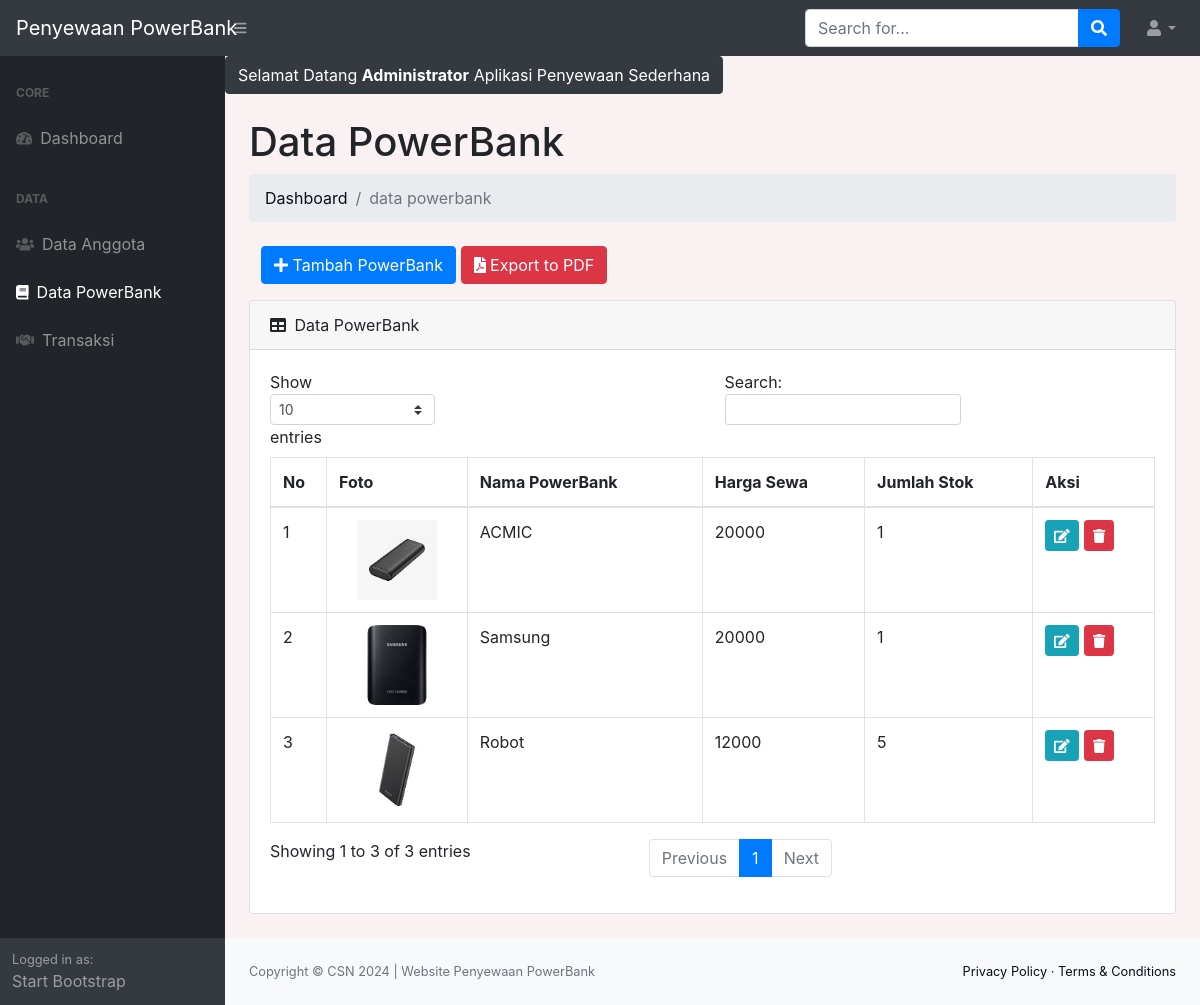
/index.php?p=powerbank (signed in), run on the app's committed database.
### tables this page shows
CREATE TABLE `tb_powerbank` (
  `id_barang` int(11) NOT NULL,
  `foto` varchar(500) NOT NULL,
  `nama` varchar(200) NOT NULL,
  `harga` varchar(100) NOT NULL,
  `jumlah_stok` int(3) NOT NULL
);

### powerbank.php (the view)
<?php
$ambilPowerbank = $conn->query("SELECT * FROM tb_powerbank ORDER BY id_barang DESC") or die(mysqli_error($conn));
?>
<h1 class="mt-4">Data PowerBank</h1>
<ol class="breadcrumb mb-4">
    <li class="breadcrumb-item"><a href="index.php">Dashboard</a></li>
    <li class="breadcrumb-item active">data powerbank</li>
</ol>
<div class="col-md-6">
    <a href="?p=powerbank&aksi=tambah" class="btn btn-primary mb-3"><i class="fa fa-plus"></i> Tambah PowerBank</a>
    <a href="./laporan/laporan_powerbank_pdf.php" target="_blank" class="btn btn-danger mb-3"><i class="fa fa-file-pdf"></i>
    Export to PDF</a>
</div>
<div class="card mb-4">
    <div class="card-header">
        <i class="fas fa-table mr-1"></i>
        Data PowerBank
    </div>
    <div class="card-body">
        <div class="table-responsive">
            <table class="table table-bordered" id="dataTable" width="100%" cellspacing="0">
                <thead>
                    <tr>
                        <th>No</th>
                        <th>Foto</th>
                        <th>Nama PowerBank</th>
                        <th>Harga Sewa</th>
                        <th>Jumlah Stok</th>
                        <th>Aksi</th>
                    </tr>
                </thead>
                <tbody>
                    <?php
                    $no = 1;
                    while ($pecahPowerbank = $ambilPowerbank->fetch_assoc()) {
                    ?>
                    <tr>
                        <td><?= $no++; ?></td>
                        <td align="center"><img src="gambar/<?php echo $pecahPowerbank['foto'];?>" width="80" height="80"></td>
                        <td><?= $pecahPowerbank['nama']; ?></td>
                        <td><?= $pecahPowerbank['harga']; ?></td>
                        <td><?= $pecahPowerbank['jumlah_stok']; ?></td>
                        <td>
                            <a href="?p=powerbank&aksi=ubah&id=<?= $pecahPowerbank['id_barang']; ?>" class="btn btn-info btn-sm"><i class="fa fa-edit"></i></a>
                            <a href="?p=powerbank&aksi=hapus&id=<?= $pecahPowerbank['id_barang']; ?>" class="btn btn-danger btn-sm"><i class="fa fa-trash" onclick="return confirm('Yakin ?')"></i></a>
                        </td>
                    </tr>
                    <?php } ?>
                </tbody>
            </table>
        </div>
    </div>
</div>

### index.php (shortened to what this page needs)
<?php
require_once 'config/koneksi.php';
$page = @$_GET['p'];
$aksi = @$_GET['aksi'];
?>
<?php var_dump($_SESSION['login']);  ?>
<!DOCTYPE html>
<html lang="en">
    <head>
        <link href="css/styles.css" rel="stylesheet" />
    </head>
    <body>
        <nav class="sb-topnav navbar navbar-expand navbar-dark bg-dark">
            <a class="navbar-brand" href="index.php">Penyewaan PowerBank</a>
            <button class="btn btn-link btn-sm order-1 order-lg-0" id="sidebarToggle" href="#"><i class="fas fa-bars"></i></button>
            <form class="d-none d-md-inline-block form-inline ml-auto mr-0 mr-md-3 my-2 my-md-0">
                <div class="input-group">
                    <input class="form-control" type="text" placeholder="Search for..." aria-label="Search" aria-describedby="basic-addon2" />
                    <div class="input-group-append">
                        <button class="btn btn-primary" type="button"><i class="fas fa-search"></i></button>
                    </div>
                </div>
            </form>
            <ul class="navbar-nav ml-auto ml-md-0">
                <li class="nav-item dropdown">
                    <a class="nav-link dropdown-toggle" id="userDropdown" href="#" role="button" data-toggle="dropdown" aria-haspopup="true" aria-expanded="false"><i class="fas fa-user fa-fw"></i></a>
                </li>
            </ul>
        </nav>
        <div id="layoutSidenav">
            <div id="layoutSidenav_nav">
                <nav class="sb-sidenav accordion sb-sidenav-dark" id="sidenavAccordion">
                    <div class="sb-sidenav-menu">
                        <div class="nav">
                            <div class="sb-sidenav-menu-heading">Core</div>
                            <a class="nav-link" href="index.php">
                                <div class="sb-nav-link-icon"><i class="fas fa-tachometer-alt"></i></div>
                                Dashboard
                            </a>
                            <div class="sb-sidenav-menu-heading">Data</div>
                            <a class="nav-link" href="?p=anggota">
                                <div class="sb-nav-link-icon"><i class="fa fa-users" aria-hidden="true"></i></div>
                                Data Anggota
                            </a>
                            <a class="nav-link" href="?p=powerbank">
                                <div class="sb-nav-link-icon"><i class="fa fa-book" aria-hidden="true"></i></div>
                                Data PowerBank
                            </a>
                            <a class="nav-link" href="?p=transaksi">
                                <div class="sb-nav-link-icon"><i class="fa fa-handshake" aria-hidden="true"></i></div>
                                Transaksi
                            </a>
                        </div>
                    </div>
                    <div class="sb-sidenav-footer">
                        <div class="small">Logged in as:</div>
                        Start Bootstrap
                    </div>
                </nav>
            </div>
            <div id="layoutSidenav_content">
                <main>
                    <marquee behavior="scroll" class="btn btn-dark">Selamat Datang <b><?= $_SESSION['login']['nama']; ?></b> Aplikasi Penyewaan Sederhana</marquee>
                    <div class="container-fluid">
                    <?php
                    if($page == 'powerbank') {
                        if($aksi == '') {
                            require_once 'page/powerbank/powerbank.php';
                        } else if($aksi == 'tambah') {
                            require_once 'page/powerbank/tambah.php';
                        } else if($aksi == 'ubah') {
                            require_once 'page/powerbank/ubah.php';
                        } else if($aksi == 'hapus') {
                            require_once 'page/powerbank/hapus.php';
                        }
                    } else if($page == 'anggota') {
                        if($aksi == '') {
                            require_once 'page/anggota/anggota.php';
                        } else if($aksi == 'tambah') {
                            require_once 'page/anggota/tambah.php';
                        } else if($aksi == 'ubah') {
                            require_once 'page/anggota/ubah.php';
                        } else if($aksi == 'hapus') {
                            require_once 'page/anggota/hapus.php';
                        }
                    } else if($page == 'transaksi') {
                        if($aksi == '') {
                            require_once 'page/transaksi/transaksi.php';
                        } else if($aksi == 'tambah') {
                            require_once 'page/transaksi/tambah.php';
                        } else if($aksi == 'kembali') {
                            require_once 'page/transaksi/kembali.php';
                        } else if($aksi == 'perpanjang') {
                            require_once 'page/transaksi/perpanjang.php';
                        }
                    }
                    ?>
                    </div>
                </main>
                <footer class="py-4 bg-light mt-auto">
                    <div class="container-fluid">
                        <div class="d-flex align-items-center justify-content-between small">
                            <div class="text-muted">Copyright &copy; CSN 2024 | Website Penyewaan PowerBank
                            </div>
                            <div>
                                <a href="#">Privacy Policy</a>
                                &middot;
                                <a href="#">Terms &amp; Conditions</a>
                            </div>
                        </div>
                    </div>
                </footer>
            </div>
        </div>
    </body>
</html>

### data on the page
tb_powerbank: foto (picture), nama "ACMIC", harga "20000", jumlah_stok "1"
tb_powerbank: foto (picture), nama "Samsung", harga "20000", jumlah_stok "1"
tb_powerbank: foto (picture), nama "Robot", harga "12000", jumlah_stok "5"

### other printed values
$_SESSION['login']['nama'] "Administrator"
